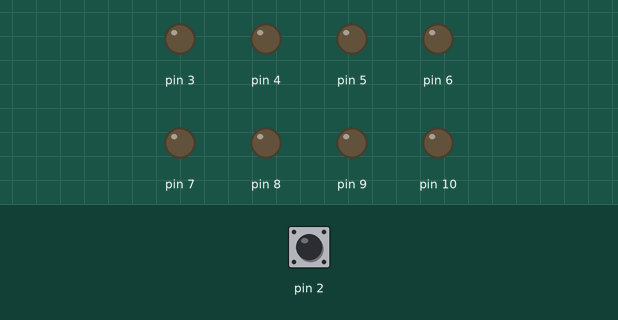
The sketch below on a simulated Arduino Uno, built with avr-gcc and run on an emulated ATmega328P. Parts: output pins drawn as LEDs (lit = HIGH). Dashed ring = blinking. Inputs (shaded band) come from the test bench; at power-on: pin 2 LOW.

Above: at 1.2 s.
1.3 s: pin 2 driven HIGH
At 3.3 s:
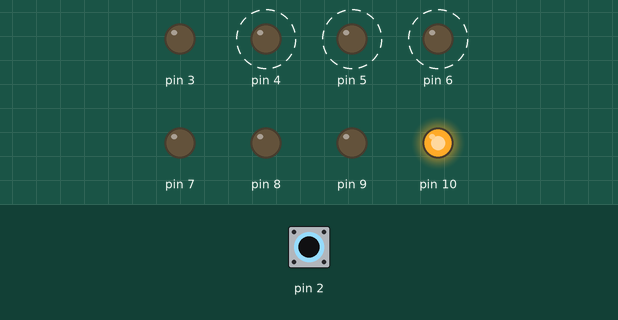
4.3 s: pin 2 driven LOW
At 5.5 s:
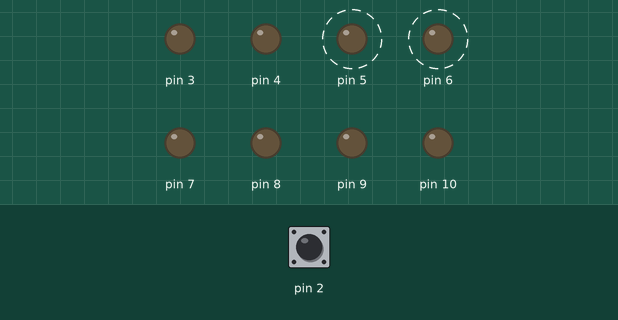
5.8 s: pin 2 pulsed HIGH 5 times (0.12 s each, 0.3 s apart)
At 6.7 s:
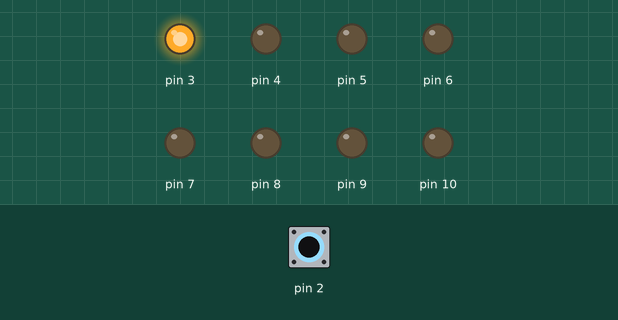
Timing chart, 0 to 8.8 s (numbered marks = the images above; inputs shaded):
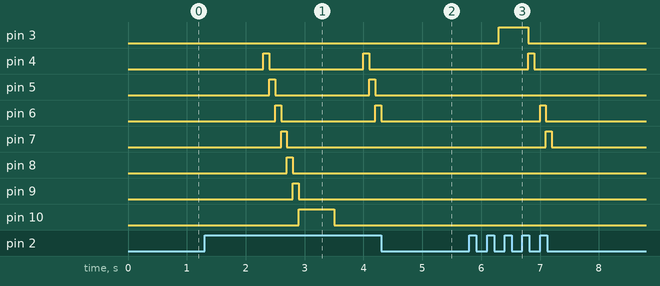

Measured:
- after the input at 1.3 s, pin 4: alternates HIGH for 0.10 s and LOW for 1.6 s, starting after 1.0 s; pin 5: alternates HIGH for 0.10 s and LOW for 1.6 s, starting after 1.1 s; pin 6: LOW → HIGH after 1.2 s, → LOW 0.10 s later, → HIGH 1.6 s later; pin 7: LOW → HIGH after 1.3 s, → LOW 0.10 s later; pin 8: LOW → HIGH after 1.4 s, → LOW 0.10 s later
- after the input at 4.3 s, pin 4: stays LOW (without the input it goes to HIGH after 1.4 s); pin 7: stays LOW (without the input it goes to HIGH after 0.00 s)
- after the input at 5.8 s, pin 3: LOW → HIGH after 0.50 s, → LOW 0.50 s later; pin 4: LOW → HIGH after 1.0 s, → LOW 0.10 s later; pin 6: LOW → HIGH after 1.2 s, → LOW 0.10 s later; pin 7: LOW → HIGH after 1.3 s, → LOW 0.10 s later

The sketch:

1D.ino
```cpp
int Bot=0;
void setup() {
pinMode(2,INPUT);
pinMode(3,OUTPUT);
pinMode(4,OUTPUT);
pinMode(5,OUTPUT);
pinMode(6,OUTPUT);
pinMode(7,OUTPUT);
pinMode(8,OUTPUT);
pinMode(9,OUTPUT);
pinMode(10,OUTPUT);
}
void loop() {
Bot=digitalRead(2);

if(Bot==HIGH){
Secuencia0();
}


}
void Secuencia0(){
delay(500);
digitalWrite(10,LOW);
  Bot=digitalRead(2);
  if(Bot==LOW){
apagado();
}
digitalWrite(3,HIGH);
  Bot=digitalRead(2);
  if(Bot==HIGH){
apagado();
}
delay(500);
  Bot=digitalRead(2);
  if(Bot==LOW){
apagado();
}
digitalWrite(3,LOW);
  Bot=digitalRead(2);
  if(Bot==LOW){
apagado();
}
digitalWrite(4,HIGH);
  Bot=digitalRead(2);
  if(Bot==LOW){
apagado();
}
delay(100);
  Bot=digitalRead(2);
  if(Bot==LOW){
apagado();
}
digitalWrite(4,LOW);
  Bot=digitalRead(2);
  if(Bot==LOW){
apagado();
}
digitalWrite(5,HIGH);
  Bot=digitalRead(2);
  if(Bot==LOW){
apagado();
}
delay(100);
  Bot=digitalRead(2);
  if(Bot==LOW){
apagado();
}
digitalWrite(5,LOW);
  Bot=digitalRead(2);
  if(Bot==LOW){
apagado();
}
digitalWrite(6,HIGH);
  Bot=digitalRead(2);
  if(Bot==LOW){
apagado();
}
delay(100);
  Bot=digitalRead(2);
  if(Bot==LOW){
apagado();
}
digitalWrite(6,LOW);
  Bot=digitalRead(2);
  if(Bot==LOW){
apagado();
}
digitalWrite(7,HIGH);
  Bot=digitalRead(2);
  if(Bot==LOW){
apagado();
}
delay(100);
  Bot=digitalRead(2);
  if(Bot==LOW){
apagado();
}
digitalWrite(7,LOW);
  Bot=digitalRead(2);
  if(Bot==LOW){
apagado();
}
digitalWrite(8,HIGH);
  Bot=digitalRead(2);
  if(Bot==LOW){
apagado();
}
delay(100);
  Bot=digitalRead(2);
  if(Bot==LOW){
apagado();
}
digitalWrite(8,LOW);
  Bot=digitalRead(2);
  if(Bot==LOW){
apagado();
}
digitalWrite(9,HIGH);
  Bot=digitalRead(2);
  if(Bot==LOW){
apagado();
}
delay(100);
  Bot=digitalRead(2);
  if(Bot==LOW){
apagado();
}
digitalWrite(9,LOW);
  Bot=digitalRead(2);
  if(Bot==LOW){
apagado();
}
digitalWrite(10,HIGH);
  Bot=digitalRead(2);
  if(Bot==LOW){
apagado();
}
delay(100);
  Bot=digitalRead(2);
  if(Bot==LOW){
apagado();
}
}
void apagado(){
digitalWrite(3,LOW);
digitalWrite(4,LOW);
digitalWrite(5,LOW);
digitalWrite(6,LOW);
digitalWrite(7,LOW);
digitalWrite(8,LOW);
digitalWrite(9,LOW);
digitalWrite(10,LOW);

}
```
